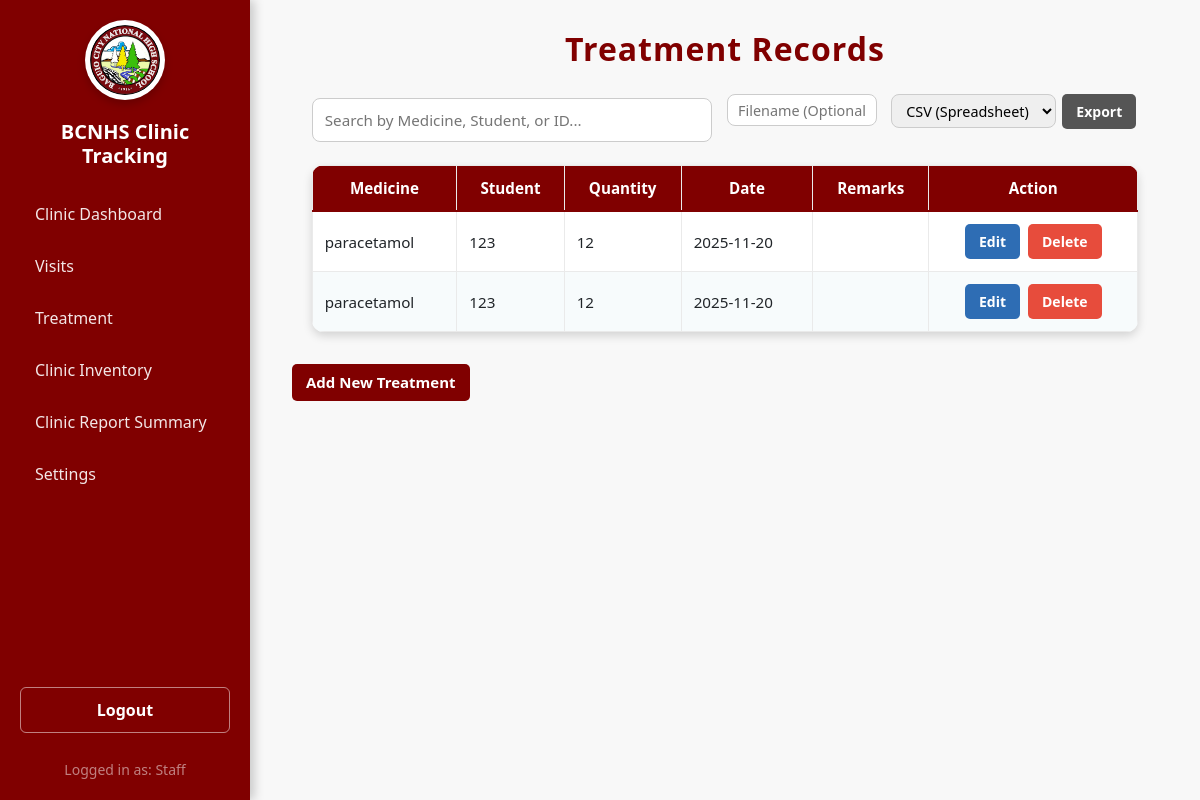
Page /transaction/index.php (signed in) on the committed database.
### tables this page shows
CREATE TABLE `transaction` (
  `transactionID` int(11) NOT NULL,
  `quantity` int(11) NOT NULL,
  `transactionDate` date NOT NULL,
  `itemID` int(11) DEFAULT NULL,
  `studentID` int(11) DEFAULT NULL,
  `remarks` varchar(255) DEFAULT NULL
);

CREATE TABLE `inventory` (
  `itemID` int(11) NOT NULL,
  `genericName` varchar(32) NOT NULL,
  `dosage` varchar(32) NOT NULL,
  `category` varchar(32) NOT NULL,
  `addDate` date NOT NULL,
  `expDate` date NOT NULL,
  `quantity` int(11) NOT NULL
);

CREATE TABLE `studentrecord` (
  `ID` int(11) NOT NULL,
  `name` varchar(32) NOT NULL,
  `idNum` int(12) NOT NULL,
  `gender` varchar(10) DEFAULT NULL,
  `role` varchar(50) NOT NULL DEFAULT 'Student',
  `department` varchar(30) NOT NULL,
  `section` varchar(50) DEFAULT NULL,
  `complaint` varchar(255) NOT NULL,
  `visitDate` date NOT NULL
);

### transaction/oop.php (called while the page is built, shortened)
<?php
    class oop_class {
        private $conn;
        function __construct() {
            try {
                $connection = "mysql:host=" . SERVER . ";dbname=" . DBNAME . ";charset=utf8";
                $this->conn = new PDO($connection, USER, PASS);
                $this->conn->setAttribute(PDO::ATTR_ERRMODE, PDO::ERRMODE_EXCEPTION);
            } catch (PDOException $e) {
                echo "<script>alert('Connection Failed');</script>";
            }
        }
    public function show_data() {
        $select = "
            SELECT
                t.transactionID,
                t.quantity,
                t.transactionDate,
                t.remarks,
                i.genericName AS medicineName,
                s.name AS studentName
            FROM transaction t
            LEFT JOIN inventory i ON t.itemID = i.itemID
            LEFT JOIN studentrecord s ON t.studentID = s.ID
            ORDER BY t.transactionID DESC
        ";
        $stmt = $this->conn->prepare($select);
        $stmt->execute();
        return $stmt->fetchAll(PDO::FETCH_ASSOC);
    }
}
?>

### transaction/index.php (the view, shortened to what this page needs)
<?php
include "oop.php";
$oop = new oop_class();
include '../sidebar/sidebar.php';
$searchTerm = $_GET['search'] ?? '';
$data = !empty($searchTerm) ? $oop->search_transactions_by_name($searchTerm) : $oop->show_data();
$page_title = !empty($searchTerm) ? 'Search Results for: ' . htmlspecialchars($searchTerm) : 'Treatment Records';
?>
<!DOCTYPE html>
<html lang="en">
<head>
</head>
<body>
<div class="main-content">
    <h2><?= $page_title ?></h2>
    <div class="action-bar">
        <div class="search-input-container">
            <input type="text"
                   id="search_input"
                   name="search"
                   placeholder="Search by Medicine, Student, or ID..."
                   value="<?= htmlspecialchars($searchTerm) ?>"
                   autocomplete="off">
        </div>
        <div class="action-right">
            <form method="GET" action="export.php" id="export-form">
                <input type="text"
                       name="filename"
                       id="filename-input"
                       class="filename-input"
                       placeholder="Filename (Optional)">
                <select name="format" id="export-format-select" class="export-select">
                    <option value="csv">CSV (Spreadsheet)</option>
                </select>
                <button type="submit" class="btn update"
                        style="background-color: #555;">
                    Export
                </button>
            </form>
        </div>
    </div>
    <div class="table-container">
        <div class="row-count" id="row-count">
        </div>
        <table id="treatment-table">
            <thead>
                <tr>
                    <th>Medicine</th>
                    <th>Student</th>
                    <th>Quantity</th>
                    <th>Date</th>
                    <th>Remarks</th>
                    <th class="table-actions">Action</th>
                </tr>
            </thead>
            <tbody id="table-body">
                <?php if (!empty($data)): ?>
                    <?php foreach ($data as $row): ?>
                        <tr>
                            <td><?= htmlspecialchars($row['medicineName'] ?? '') ?></td>
                            <td><?= htmlspecialchars($row['studentName'] ?? '') ?></td>
                            <td><?= htmlspecialchars($row['quantity'] ?? '') ?></td>
                            <td><?= htmlspecialchars($row['transactionDate'] ?? '') ?></td>
                            <td><?= htmlspecialchars($row['remarks'] ?? '') ?></td>
                            <td class="table-actions">
                                <a class="btn update" href="update.php?id=<?= $row['transactionID']; ?>">Edit</a>
                                <a class="btn delete"
                                   href="delete.php?id=<?= $row['transactionID']; ?>"
                                   onclick="return confirm('Delete this record?');">
                                    Delete
                                </a>
                            </td>
                        </tr>
                    <?php endforeach; ?>
                <?php endif; ?>
            </tbody>
        </table>
    </div>
    <a href="add.php" class="btn add-btn">Add New Treatment</a>
</div>
<link rel="stylesheet" href="https://cdnjs.cloudflare.com/ajax/libs/font-awesome/6.4.0/css/all.min.css">
</body>
</html>

### sidebar/sidebar.php (style rules this page uses)
:root { --primary-maroon: #800000; --light-bg: #f8f8f8; }

### transaction/index.php (style rules this page uses)
:root { --primary-maroon: #800000; --light-bg: #f8f8f8; --box-shadow: 0 4px 10px rgba(0, 0, 0, 0.15); }
body { margin: 0; font-family: 'Segoe UI', Tahoma, Geneva, Verdana, sans-serif; background: var(--light-bg); }
.main-content { margin-left: 250px; padding: 30px 40px 0 40px; background: var(--light-bg); min-height: 100vh; }
h2 { text-align: center; margin-bottom: 26px; color: var(--primary-maroon); font-weight: 600; letter-spacing: 1px; }
.table-container { width: 95%; margin: 0 auto 18px auto; background: #fff; border-radius: 12px; overflow: hidden; box-shadow: var(--box-shadow); max-height: 680px; overflow-y: auto; position: relative; }
.table-container table thead { position: sticky; top: 0; z-index: 10; }
table { width: 100%; border-collapse: collapse; margin: 0; }
th, td { border: 1px solid #eaeaea; padding: 12px 12px; text-align: left; font-size: 0.95rem; }
th { background: var(--primary-maroon); color: white; font-weight: 700; border-bottom: 2px solid var(--primary-maroon); text-align: center; }
tr:nth-child(even) { background: #f7fbfc; }
.btn { padding: 7px 14px; border-radius: 5px; font-size: 14px; text-decoration: none; color: #fff !important; display: inline-block; margin: 0 2px; font-weight: 600; transition: background 0.15s; border: none; cursor: pointer; }
.btn.update { background: #2e6db4; }
.btn.delete { background: #e74c3c; }
.btn.add-btn { background-color: var(--primary-maroon); color: #fff; margin-bottom: 0; margin-right: 8px; margin-top: 14px; font-size: 15px; }
.action-bar { margin: 15px auto 20px auto; display: flex; justify-content: space-between; align-items: center; width: 95%; flex-wrap: wrap; gap: 15px; }
.search-input-container { position: relative; flex: 1; min-width: 300px; max-width: 400px; }
#search_input { width: 100%; padding: 10px 12px; border: 1px solid #ccc; border-radius: 8px; box-sizing: border-box; font-size: 0.95rem; }
.action-right { display: flex; align-items: center; gap: 8px; flex-wrap: wrap; }
.export-select { padding: 6px 10px; border-radius: 8px; font-size: 0.9rem; border: 1px solid #ccc; height: 34px; vertical-align: top; }
.filename-input { padding: 6px 10px; border-radius: 8px; font-size: 0.9rem; border: 1px solid #ccc; height: 32px; vertical-align: top; width: 150px; margin-right: 10px; display: none; }
.table-actions { white-space: nowrap; min-width: 120px; text-align: center; }
.row-count { position: absolute; top: 10px; right: 20px; background: var(--primary-maroon); color: white; padding: 4px 12px; border-radius: 20px; font-size: 0.85rem; z-index: 5; }

### rows in the picture
transaction: itemID.genericName "paracetamol", studentrecord.name "123", quantity "12", transactionDate "2025-11-20"
transaction: itemID.genericName "paracetamol", studentrecord.name "123", quantity "12", transactionDate "2025-11-20"

### other values in the picture
$role "Staff"
$page_title "Treatment Records"
